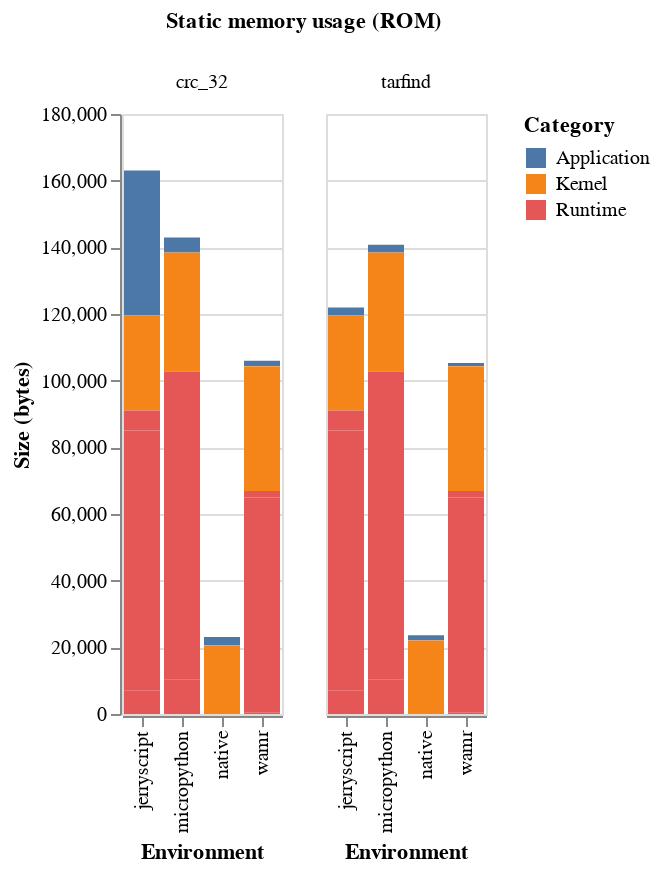

Source (notebook cell):
### Code cell
chart = (alt.Chart(
        df.filter(pl.col("type").is_in([".text", ".data"])))
        .mark_bar()
        .encode(
            x=alt.X('environment:N', title='Environment'),
            y=alt.Y('size:Q', stack='zero', title='Size (bytes)'),
            color=alt.Color('category:N', title='Category'),
            tooltip=[
                alt.Tooltip('type:N', title='Section'),
                alt.Tooltip('category:N'),
                alt.Tooltip('size:Q', title='Binary size (bytes)')
            ]
        )
        .facet(
            column=alt.Column('benchmark:N', title="Static memory usage (ROM)")
        )
)

chart.display(scaleFactor=2)

### Figure 1 — Vega-Lite specification as saved in the notebook (floating-point values rounded to 4 significant figures)
{"config": {"view": {"continuousWidth": 300, "continuousHeight": 300}}, "data": {"name": "data-76f91f2c591f7c3949fb9874111f8a36"}, "facet": {"column": {"field": "benchmark", "title": "Static memory usage (ROM)", "type": "nominal"}}, "spec": {"mark": {"type": "bar"}, "encoding": {"color": {"field": "category", "title": "Category", "type": "nominal"}, "tooltip": [{"field": "type", "title": "Section", "type": "nominal"}, {"field": "category", "type": "nominal"}, {"field": "size", "title": "Binary size (bytes)", "type": "quantitative"}], "x": {"field": "environment", "title": "Environment", "type": "nominal"}, "y": {"field": "size", "stack": "zero", "title": "Size (bytes)", "type": "quantitative"}}}, "$schema": "https://vega.github.io/schema/vega-lite/v5.20.1.json", "datasets": {"data-76f91f2c591f7c3949fb9874111f8a36": [{"benchmark": "tarfind", "board": "adafruit-feather-nrf52840-sense", "environment": "jerryscript", "category": "Kernel", "type": ".text", "size": 28427}, {"benchmark": "tarfind", "board": "adafruit-feather-nrf52840-sense", "environment": "jerryscript", "category": "Runtime", "type": ".text", "size": 7000}, {"benchmark": "tarfind", "board": "adafruit-feather-nrf52840-sense", "environment": "jerryscript", "category": "Application", "type": ".text", "size": 2281}, {"benchmark": "tarfind", "board": "adafruit-feather-nrf52840-sense", "environment": "jerryscript", "category": "Runtime", "type": ".text", "size": 78085}, {"benchmark": "tarfind", "board": "adafruit-feather-nrf52840-sense", "environment": "jerryscript", "category": "Runtime", "type": ".text", "size": 5973}, {"benchmark": "tarfind", "board": "adafruit-feather-nrf52840-sense", "environment": "jerryscript", "category": "Kernel", "type": ".data", "size": 158}, {"benchmark": "tarfind", "board": "adafruit-feather-nrf52840-sense", "environment": "micropython", "category": "Kernel", "type": ".text", "size": 35568}, {"benchmark": "tarfind", "board": "adafruit-feather-nrf52840-sense", "environment": "micropython", "category": "Runtime", "type": ".text", "size": 10244}, {"benchmark": "tarfind", "board": "adafruit-feather-nrf52840-sense", "environment": "micropython", "category": "Application", "type": ".text", "size": 2314}, {"benchmark": "tarfind", "board": "adafruit-feather-nrf52840-sense", "environment": "micropython", "category": "Runtime", "type": ".text", "size": 92497}, {"benchmark": "tarfind", "board": "adafruit-feather-nrf52840-sense", "environment": "micropython", "category": "Kernel", "type": ".data", "size": 157}, {"benchmark": "tarfind", "board": "adafruit-feather-nrf52840-sense", "environment": "native", "category": "Kernel", "type": ".text", "size": 21951}, {"benchmark": "tarfind", "board": "adafruit-feather-nrf52840-sense", "environment": "native", "category": "Application", "type": ".text", "size": 1526}, {"benchmark": "tarfind", "board": "adafruit-feather-nrf52840-sense", "environment": "native", "category": "Kernel", "type": ".data", "size": 158}, {"benchmark": "tarfind", "board": "adafruit-feather-nrf52840-sense", "environment": "wamr", "category": "Kernel", "type": ".text", "size": 37351}, {"benchmark": "tarfind", "board": "adafruit-feather-nrf52840-sense", "environment": "wamr", "category": "Runtime", "type": ".text", "size": 519}, {"benchmark": "tarfind", "board": "adafruit-feather-nrf52840-sense", "environment": "wamr", "category": "Application", "type": ".text", "size": 879}, {"benchmark": "tarfind", "board": "adafruit-feather-nrf52840-sense", "environment": "wamr", "category": "Runtime", "type": ".text", "size": 64403}, {"benchmark": "tarfind", "board": "adafruit-feather-nrf52840-sense", "environment": "wamr", "category": "Runtime", "type": ".text", "size": 1044}, {"benchmark": "tarfind", "board": "adafruit-feather-nrf52840-sense", "environment": "wamr", "category": "Runtime", "type": ".data", "size": 16}, {"benchmark": "tarfind", "board": "adafruit-feather-nrf52840-sense", "environment": "wamr", "category": "Kernel", "type": ".data", "size": 158}, {"benchmark": "tarfind", "board": "adafruit-feather-nrf52840-sense", "environment": "wamr", "category": "Runtime", "type": ".data", "size": 920}, {"benchmark": "crc_32", "board": "adafruit-feather-nrf52840-sense", "environment": "jerryscript", "category": "Kernel", "type": ".text", "size": 28427}, {"benchmark": "crc_32", "board": "adafruit-feather-nrf52840-sense", "environment": "jerryscript", "category": "Runtime", "type": ".text", "size": 7000}, {"benchmark": "crc_32", "board": "adafruit-feather-nrf52840-sense", "environment": "jerryscript", "category": "Application", "type": ".text", "size": 43431}, {"benchmark": "crc_32", "board": "adafruit-feather-nrf52840-sense", "environment": "jerryscript", "category": "Runtime", "type": ".text", "size": 78046}, {"benchmark": "crc_32", "board": "adafruit-feather-nrf52840-sense", "environment": "jerryscript", "category": "Runtime", "type": ".text", "size": 6012}, {"benchmark": "crc_32", "board": "adafruit-feather-nrf52840-sense", "environment": "jerryscript", "category": "Kernel", "type": ".data", "size": 158}, {"benchmark": "crc_32", "board": "adafruit-feather-nrf52840-sense", "environment": "micropython", "category": "Kernel", "type": ".text", "size": 35568}, {"benchmark": "crc_32", "board": "adafruit-feather-nrf52840-sense", "environment": "micropython", "category": "Runtime", "type": ".text", "size": 10244}, {"benchmark": "crc_32", "board": "adafruit-feather-nrf52840-sense", "environment": "micropython", "category": "Application", "type": ".text", "size": 4454}, {"benchmark": "crc_32", "board": "adafruit-feather-nrf52840-sense", "environment": "micropython", "category": "Runtime", "type": ".text", "size": 92497}, {"benchmark": "crc_32", "board": "adafruit-feather-nrf52840-sense", "environment": "micropython", "category": "Kernel", "type": ".data", "size": 157}, {"benchmark": "crc_32", "board": "adafruit-feather-nrf52840-sense", "environment": "native", "category": "Kernel", "type": ".text", "size": 20479}, {"benchmark": "crc_32", "board": "adafruit-feather-nrf52840-sense", "environment": "native", "category": "Application", "type": ".text", "size": 2450}, {"benchmark": "crc_32", "board": "adafruit-feather-nrf52840-sense", "environment": "native", "category": "Kernel", "type": ".data", "size": 158}, {"benchmark": "crc_32", "board": "adafruit-feather-nrf52840-sense", "environment": "wamr", "category": "Kernel", "type": ".text", "size": 37351}, {"benchmark": "crc_32", "board": "adafruit-feather-nrf52840-sense", "environment": "wamr", "category": "Runtime", "type": ".text", "size": 519}, {"benchmark": "crc_32", "board": "adafruit-feather-nrf52840-sense", "environment": "wamr", "category": "Application", "type": ".text", "size": 1594}, {"benchmark": "crc_32", "board": "adafruit-feather-nrf52840-sense", "environment": "wamr", "category": "Runtime", "type": ".text", "size": 64403}, {"benchmark": "crc_32", "board": "adafruit-feather-nrf52840-sense", "environment": "wamr", "category": "Runtime", "type": ".text", "size": 1044}, {"benchmark": "crc_32", "board": "adafruit-feather-nrf52840-sense", "environment": "wamr", "category": "Runtime", "type": ".data", "size": 16}, {"benchmark": "crc_32", "board": "adafruit-feather-nrf52840-sense", "environment": "wamr", "category": "Kernel", "type": ".data", "size": 158}, {"benchmark": "crc_32", "board": "adafruit-feather-nrf52840-sense", "environment": "wamr", "category": "Runtime", "type": ".data", "size": 920}]}}
